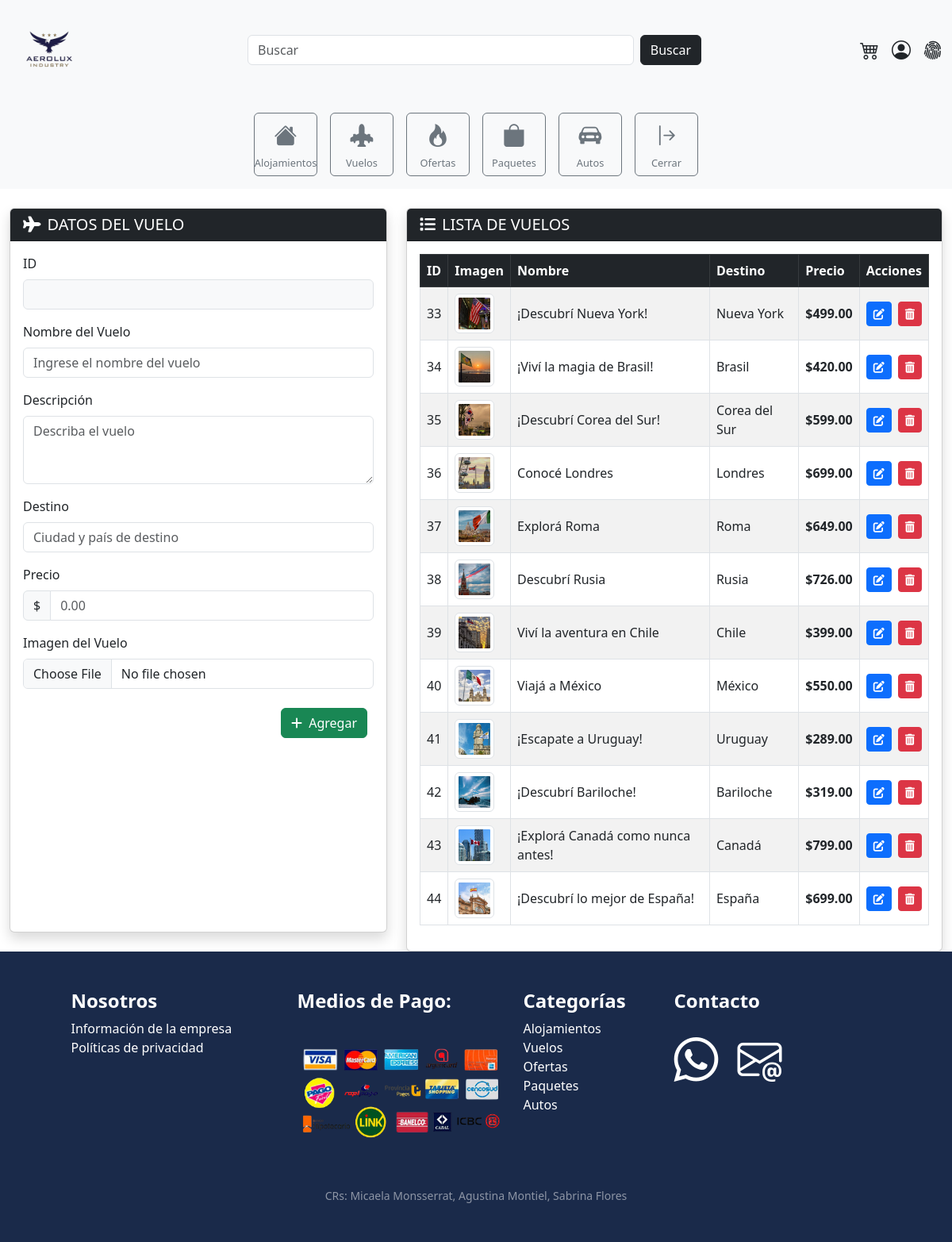
Screenshot of /administrador/seccion/vuelos.php (signed in) with the database file from the repository.
### tables this page shows
CREATE TABLE `vuelos` (
  `id_vuelo` int NOT NULL,
  `nombre_vuelo` varchar(100) NOT NULL,
  `descripcion` text,
  `destino` varchar(100) NOT NULL,
  `precio` decimal(10,2) NOT NULL,
  `imagen` varchar(255) DEFAULT NULL
);

### administrador/seccion/vuelos.php (the view, shortened to what this page needs)
<?php
include('../config/bd.php');
$txtID = $_POST['txtID'] ?? "";
$txtNombre = $_POST['txtNombre'] ?? "";
$txtDescripcion = $_POST['txtDescripcion'] ?? "";
$txtDestino = $_POST['txtDestino'] ?? "";
$txtPrecio = $_POST['txtPrecio'] ?? "";
$txtAccion = $_POST['accion'] ?? "";
$sentenciaSQL = $conexion->prepare("SELECT * FROM vuelos");
$sentenciaSQL->execute();
$listaVuelos = $sentenciaSQL->fetchAll(PDO::FETCH_ASSOC);
include('../estructura/cabecera.php');
?>
<div class="container-fluid mt-4">
    <div class="row">
        <div class="col-md-5 mb-4">
            <div class="card shadow">
                <div class="card-header bg-dark text-white">
                    <h5 class="mb-0"><i class="fas fa-plane me-2"></i>DATOS DEL VUELO</h5>
                </div>
                <div class="card-body">
                    <form method="POST" enctype="multipart/form-data">
                        <div class="mb-3">
                            <label for="txtID" class="form-label">ID</label>
                            <input type="text" readonly class="form-control bg-light" name="txtID" value="<?php echo $txtID; ?>" id="txtID">
                        </div>
                        <div class="mb-3">
                            <label for="txtNombre" class="form-label">Nombre del Vuelo</label>
                            <input type="text" class="form-control" name="txtNombre" value="<?php echo $txtNombre; ?>" id="txtNombre" placeholder="Ingrese el nombre del vuelo" required>
                        </div>
                        <div class="mb-3">
                            <label for="txtDescripcion" class="form-label">Descripción</label>
                            <textarea class="form-control" name="txtDescripcion" id="txtDescripcion" rows="3" placeholder="Describa el vuelo" required><?php echo $txtDescripcion; ?></textarea>
                        </div>
                        <div class="mb-3">
                            <label for="txtDestino" class="form-label">Destino</label>
                            <input type="text" class="form-control" name="txtDestino" value="<?php echo $txtDestino; ?>" id="txtDestino" placeholder="Ciudad y país de destino" required>
                        </div>
                        <div class="mb-3">
                            <label for="txtPrecio" class="form-label">Precio</label>
                            <div class="input-group">
                                <span class="input-group-text">$</span>
                                <input type="number" step="0.01" class="form-control" name="txtPrecio" value="<?php echo $txtPrecio; ?>" id="txtPrecio" placeholder="0.00" required>
                            </div>
                        </div>
                        <div class="mb-4">
                            <label for="imagen" class="form-label">Imagen del Vuelo</label>
                            <input type="file" class="form-control" name="imagen" id="imagen" accept="image/jpeg, image/png, image/gif">
                        </div>
                        <div class="d-grid gap-2 d-md-flex justify-content-md-end">
                            <?php if ($txtAccion === "Seleccionar"): ?>
                                <button type="submit" name="accion" value="Modificar" class="btn btn-warning me-md-2"><i class="fas fa-edit me-1"></i> Modificar</button>
                                <button type="submit" name="accion" value="Cancelar" class="btn btn-info"><i class="fas fa-undo me-1"></i> Cancelar</button>
                            <?php else: ?>
                                <button type="submit" name="accion" value="Agregar" class="btn btn-success me-md-2"><i class="fas fa-plus me-1"></i> Agregar</button>
                            <?php endif; ?>
                        </div>
                    </form>
                </div>
            </div>
        </div>
        <div class="col-md-7">
            <div class="card shadow">
                <div class="card-header bg-dark text-white">
                    <h5 class="mb-0"><i class="fas fa-list me-2"></i>LISTA DE VUELOS</h5>
                </div>
                <div class="card-body">
                    <div class="table-responsive">
                        <table class="table table-striped table-hover table-bordered align-middle">
                            <thead class="table-dark">
                                <tr>
                                    <th>ID</th>
                                    <th>Imagen</th>
                                    <th>Nombre</th>
                                    <th>Destino</th>
                                    <th>Precio</th>
                                    <th>Acciones</th>
                                </tr>
                            </thead>
                            <tbody>
                                <?php foreach ($listaVuelos as $vuelo): ?>
                                    <tr>
                                        <td><?php echo $vuelo['id_vuelo']; ?></td>
                                        <td>
                                            <?php if (!empty($vuelo['imagen'])): ?>
                                                <img src="../../img/<?php echo $vuelo['imagen']; ?>" width="50" class="img-thumbnail">
                                            <?php else: ?>
                                                <span class="text-muted">Sin imagen</span>
                                            <?php endif; ?>
                                        </td>
                                        <td><?php echo $vuelo['nombre_vuelo']; ?></td>
                                        <td><?php echo $vuelo['destino']; ?></td>
                                        <td class="fw-bold">$<?php echo number_format($vuelo['precio'], 2); ?></td>
                                        <td>
                                            <form method="POST" class="d-flex gap-2">
                                                <button type="submit" name="accion" value="Seleccionar" class="btn btn-sm btn-primary"><i class="fas fa-edit"></i></button>
                                                <button type="submit" name="accion" value="Borrar" class="btn btn-sm btn-danger" onclick="return confirm('¿Estás seguro de eliminar este vuelo?');"><i class="fas fa-trash-alt"></i></button>
                                            </form>
                                        </td>
                                    </tr>
                                <?php endforeach; ?>
                            </tbody>
                        </table>
                    </div>
                </div>
            </div>
        </div>
    </div>
</div>
<?php include('../estructura/pie.php'); ?>

### css/estilos.css (style rules this page uses)
.card { height: 100%; display: flex; flex-direction: column; box-shadow: 0 2px 6px rgba(0, 0, 0, 0.1); }
.card-body { flex-grow: 1; display: flex; flex-direction: column; justify-content: space-between; }

### rows the page displays
vuelos: id_vuelo "33", imagen (picture), nombre_vuelo "¡Descubrí Nueva York!", destino "Nueva York", precio "499.00"
vuelos: id_vuelo "34", imagen (picture), nombre_vuelo "¡Viví la magia de Brasil!", destino "Brasil", precio "420.00"
vuelos: id_vuelo "35", imagen (picture), nombre_vuelo "¡Descubrí Corea del Sur!", destino "Corea del Sur", precio "599.00"
vuelos: id_vuelo "36", imagen (picture), nombre_vuelo "Conocé Londres", destino "Londres", precio "699.00"
vuelos: id_vuelo "37", imagen (picture), nombre_vuelo "Explorá Roma", destino "Roma", precio "649.00"
vuelos: id_vuelo "38", imagen (picture), nombre_vuelo "Descubrí Rusia", destino "Rusia", precio "726.00"
vuelos: id_vuelo "39", imagen (picture), nombre_vuelo "Viví la aventura en Chile", destino "Chile", precio "399.00"
vuelos: id_vuelo "40", imagen (picture), nombre_vuelo "Viajá a México", destino "México", precio "550.00"
vuelos: id_vuelo "41", imagen (picture), nombre_vuelo "¡Escapate a Uruguay!", destino "Uruguay", precio "289.00"
vuelos: id_vuelo "42", imagen (picture), nombre_vuelo "¡Descubrí Bariloche!", destino "Bariloche", precio "319.00"
vuelos: id_vuelo "43", imagen (picture), nombre_vuelo "¡Explorá Canadá como nunca antes!", destino "Canadá", precio "799.00"
vuelos: id_vuelo "44", imagen (picture), nombre_vuelo "¡Descubrí lo mejor de España!", destino "España", precio "699.00"
